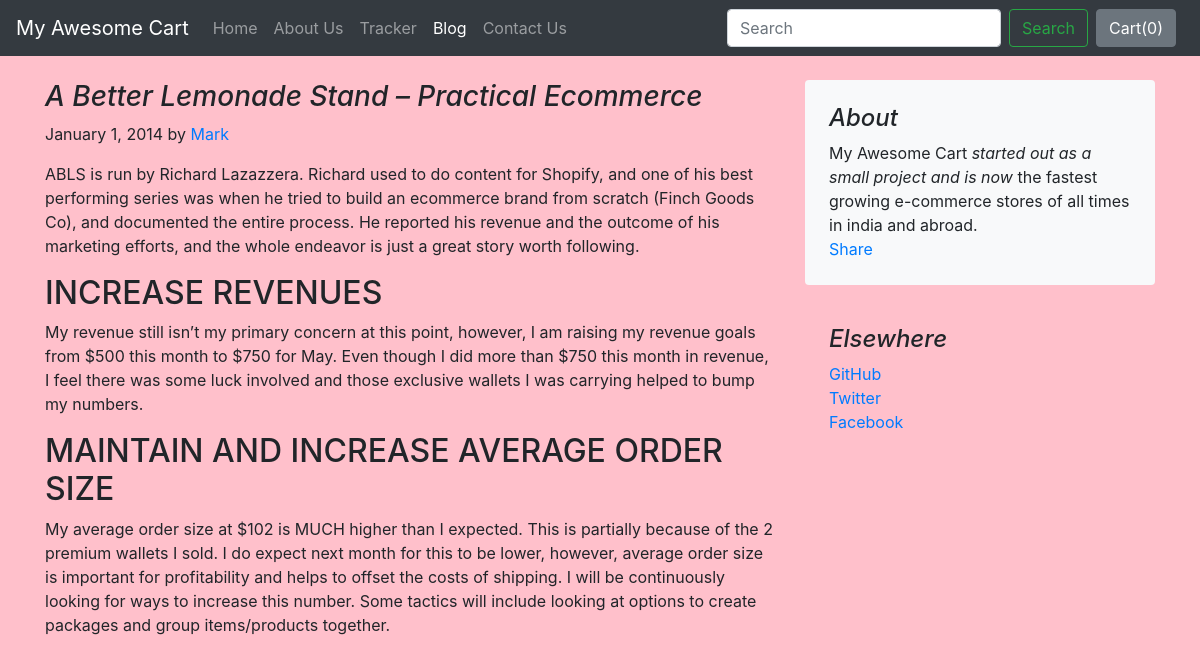
The page /blog/blogpost/1 on the database its author committed.
### blog/models.py (models this page shows)
class Blogpost(models.Model):
    post_id = models.AutoField(primary_key=True)
    title = models.CharField(max_length=50)
    head0 = models.CharField(max_length=500, default="")
    chead0 = models.CharField(max_length=5000, default="")
    head1 = models.CharField(max_length=500, default="")
    chead1 = models.CharField(max_length=5000, default="")
    head2 = models.CharField(max_length=500, default="")
    chead2 = models.CharField(max_length=5000, default="")
    pub_date = models.DateField()
    thumbnail = models.ImageField(upload_to='shop/images', default="")
    def __str__(self):
        return self.title

### blog/views.py (the view)
# urls.py: path("blogpost/<int:id>", views.blogpost, name="blogHome")
def blogpost(request, id):
    post = Blogpost.objects.filter(post_id = id)[0]
    print(post)
    return render(request, 'blog/blogpost.html',
                  {'post':post})

### blog/templates/blog/blogpost.html (shortened to what this page needs)
{% extends 'blog/basic.html' %}
{% block body %}
<div class="container">
    <div class="row mt-4">
        <div class="col-md-8 blog-main">
            <h3 class="font-italic">
                {{post.title}}
            </h3>
            <div class="blog-post">
                <p class="blog-post-meta">January 1, 2014 by <a href="#">Mark</a></p>
                <p>{{post.chead0}}</p>
                <h2>{{post.head1}}</h2>
                <p>{{post.chead1}}</p>
                <h2>{{post.head2}}</h2>
                <p>{{post.chead2}}</p>
            </div>
        </div>
        <aside class="col-md-4 blog-sidebar">
            <div class="p-4 mb-3 bg-light rounded">
                <h4 class="font-italic">About</h4>
                <p class="mb-0">My Awesome Cart <em>started out as a small project and is now</em> the fastest growing e-commerce stores of all times in india and abroad.</p>
                <div class="fb-share-button" data-href="http://127.0.0.1:8000/blog/blogpost/{{ post.post_id }}" data-layout="button_count" data-size="large"><a target="_blank" href="https://www.facebook.com/sharer/sharer.php?u=http%3A%2F%2F127.0.0.1%3A8000%2Fblog%2Fblogpost%2F2&amp;src=sdkpreparse" class="fb-xfbml-parse-ignore">Share</a></div>
            </div>
            <div class="p-4">
                <h4 class="font-italic">Elsewhere</h4>
                <ol class="list-unstyled">
                    <li><a href="#">GitHub</a></li>
                    <li><a href="#">Twitter</a></li>
                    <li><a href="#">Facebook</a></li>
                </ol>
            </div>
        </aside>
    </div>
</div>
{% endblock %}

### rows shown on the page
Blogpost: title "A Better Lemonade Stand – Practical Ecommerce", chead0 "ABLS is run by Richard Lazazzera. Richard used to do content for Shopify, and one of his best performing series was when he tried to build an ecommerce brand from scratch (Finch Goods Co), and documented the entire process. He reported his revenue and the outcome of his marketing efforts, and the whole endeavor is just a great story worth following.", head1 "INCREASE REVENUES", chead1 "My revenue still isn’t my primary concern at this point, however, I am raising my revenue goals from $500 this month to $750 for May. Even though I did more than $750 this month in revenue, I feel there was some luck involved and those exclusive wallets I was carrying helped to bump my numbers.", head2 "MAINTAIN AND INCREASE AVERAGE ORDER SIZE", chead2 "My average order size at $102 is MUCH higher than I expected. This is partially because of the 2 premium wallets I sold. I do expect next month for this to be lower, however, average order size is important for profitability and helps to offset the costs of shipping. I will be continuously looking for ways to increase this number. Some tactics will include looking at options to create packages and group items/products together."
